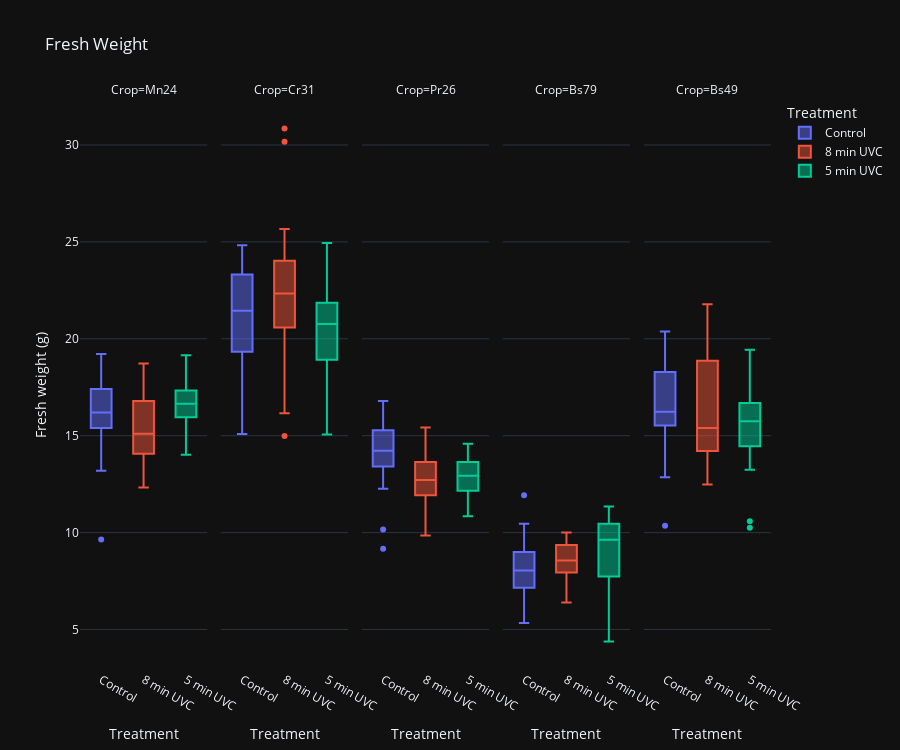

The notebook cell this image was saved under:
### Code cell
import plotly.express as px
fig = px.box(df, x="Treatment", y="Fresh weight (g)", color='Treatment', facet_col='Crop', title='Fresh Weight', height=750)
fig.show()

### Figure 1 — Plotly figure (JSON) as saved in the notebook; plotly's stock layout.template omitted (floating-point values rounded to 4 significant figures)
{"data": [{"alignmentgroup": "True", "hovertemplate": "Treatment=%{x}<br>Crop=Mn24<br>Fresh weight (g)=%{y}<extra></extra>", "legendgroup": "Control", "marker": {"color": "#636efa"}, "name": "Control", "notched": false, "offsetgroup": "Control", "orientation": "v", "showlegend": true, "x": ["Control", "Control", "Control", "Control", "Control", "Control", "Control", "Control", "Control", "Control", "Control", "Control", "Control", "Control", "Control", "Control", "Control", "Control", "Control", "Control"], "x0": " ", "xaxis": "x", "y": [15.72, 15.3, 17.55, 15.67, 16.59, 16.33, 17.57, 9.64, 18.81, 19.21, 13.19, 15.23, 15.5, 17.62, 16.19, 16.87, 14.84, 16.0, 17.28, 16.21], "y0": " ", "yaxis": "y", "type": "box"}, {"alignmentgroup": "True", "hovertemplate": "Treatment=%{x}<br>Crop=Cr31<br>Fresh weight (g)=%{y}<extra></extra>", "legendgroup": "Control", "marker": {"color": "#636efa"}, "name": "Control", "notched": false, "offsetgroup": "Control", "orientation": "v", "showlegend": false, "x": ["Control", "Control", "Control", "Control", "Control", "Control", "Control", "Control", "Control", "Control", "Control", "Control", "Control", "Control", "Control", "Control", "Control", "Control", "Control", "Control"], "x0": " ", "xaxis": "x2", "y": [19.4, 20.65, 21.98, 24.05, 17.9, 22.63, 15.09, 19.7, 21.19, 24.82, 23.12, 17.2, 23.85, 23.51, 15.98, 19.25, 21.69, 20.91, 22.08, 24.01], "y0": " ", "yaxis": "y2", "type": "box"}, {"alignmentgroup": "True", "hovertemplate": "Treatment=%{x}<br>Crop=Pr26<br>Fresh weight (g)=%{y}<extra></extra>", "legendgroup": "Control", "marker": {"color": "#636efa"}, "name": "Control", "notched": false, "offsetgroup": "Control", "orientation": "v", "showlegend": false, "x": ["Control", "Control", "Control", "Control", "Control", "Control", "Control", "Control", "Control", "Control", "Control", "Control", "Control", "Control", "Control", "Control", "Control", "Control", "Control", "Control"], "x0": " ", "xaxis": "x3", "y": [16.49, 14.31, 13.72, 13.68, 15.16, 14.9, 13.97, 10.16, 9.17, 15.4, 13.94, 13.15, 15.52, 16.79, 15.17, 12.26, 14.14, 16.67, 14.8, 13.06], "y0": " ", "yaxis": "y3", "type": "box"}, {"alignmentgroup": "True", "hovertemplate": "Treatment=%{x}<br>Crop=Bs79<br>Fresh weight (g)=%{y}<extra></extra>", "legendgroup": "Control", "marker": {"color": "#636efa"}, "name": "Control", "notched": false, "offsetgroup": "Control", "orientation": "v", "showlegend": false, "x": ["Control", "Control", "Control", "Control", "Control", "Control", "Control", "Control", "Control", "Control", "Control", "Control", "Control", "Control", "Control", "Control", "Control", "Control", "Control", "Control"], "x0": " ", "xaxis": "x4", "y": [8.83, 8.06, 5.6, 7.66, 7.3, 6.44, 8.94, 8.0, 5.33, 6.8, 10.46, 8.39, 7.88, 7.0, 8.36, 11.93, 9.67, 9.06, 10.05, 8.03], "y0": " ", "yaxis": "y4", "type": "box"}, {"alignmentgroup": "True", "hovertemplate": "Treatment=%{x}<br>Crop=Bs49<br>Fresh weight (g)=%{y}<extra></extra>", "legendgroup": "Control", "marker": {"color": "#636efa"}, "name": "Control", "notched": false, "offsetgroup": "Control", "orientation": "v", "showlegend": false, "x": ["Control", "Control", "Control", "Control", "Control", "Control", "Control", "Control", "Control", "Control", "Control", "Control", "Control", "Control", "Control", "Control", "Control", "Control", "Control", "Control"], "x0": " ", "xaxis": "x5", "y": [10.35, 18.22, 18.36, 20.38, 17.2, 15.95, 15.69, 13.57, 15.61, 16.25, 12.85, 17.84, 18.19, 15.83, 18.96, 18.41, 14.25, 16.23, 19.17, 15.44], "y0": " ", "yaxis": "y5", "type": "box"}, {"alignmentgroup": "True", "hovertemplate": "Treatment=%{x}<br>Crop=Mn24<br>Fresh weight (g)=%{y}<extra></extra>", "legendgroup": "8 min UVC", "marker": {"color": "#EF553B"}, "name": "8 min UVC", "notched": false, "offsetgroup": "8 min UVC", "orientation": "v", "showlegend": true, "x": ["8 min UVC", "8 min UVC", "8 min UVC", "8 min UVC", "8 min UVC", "8 min UVC", "8 min UVC", "8 min UVC", "8 min UVC", "8 min UVC", "8 min UVC", "8 min UVC", "8 min UVC", "8 min UVC", "8 min UVC", "8 min UVC", "8 min UVC", "8 min UVC", "8 min UVC", "8 min UVC"], "x0": " ", "xaxis": "x", "y": [14.19, 16.36, 18.48, 14.42, 17.21, 15.53, 13.87, 14.4, 12.82, 18.22, 16.16, 12.32, 17.3, 12.91, 13.95, 15.16, 18.72, 15.04, 14.23, 15.44], "y0": " ", "yaxis": "y", "type": "box"}, {"alignmentgroup": "True", "hovertemplate": "Treatment=%{x}<br>Crop=Cr31<br>Fresh weight (g)=%{y}<extra></extra>", "legendgroup": "8 min UVC", "marker": {"color": "#EF553B"}, "name": "8 min UVC", "notched": false, "offsetgroup": "8 min UVC", "orientation": "v", "showlegend": false, "x": ["8 min UVC", "8 min UVC", "8 min UVC", "8 min UVC", "8 min UVC", "8 min UVC", "8 min UVC", "8 min UVC", "8 min UVC", "8 min UVC", "8 min UVC", "8 min UVC", "8 min UVC", "8 min UVC", "8 min UVC", "8 min UVC", "8 min UVC", "8 min UVC", "8 min UVC", "8 min UVC"], "x0": " ", "xaxis": "x2", "y": [23.07, 20.69, 23.32, 20.47, 23.14, 20.44, 30.16, 22.49, 22.41, 21.72, 24.74, 21.99, 22.27, 25.66, 30.85, 16.16, 21.7, 17.87, 24.98, 14.98], "y0": " ", "yaxis": "y2", "type": "box"}, {"alignmentgroup": "True", "hovertemplate": "Treatment=%{x}<br>Crop=Pr26<br>Fresh weight (g)=%{y}<extra></extra>", "legendgroup": "8 min UVC", "marker": {"color": "#EF553B"}, "name": "8 min UVC", "notched": false, "offsetgroup": "8 min UVC", "orientation": "v", "showlegend": false, "x": ["8 min UVC", "8 min UVC", "8 min UVC", "8 min UVC", "8 min UVC", "8 min UVC", "8 min UVC", "8 min UVC", "8 min UVC", "8 min UVC", "8 min UVC", "8 min UVC", "8 min UVC", "8 min UVC", "8 min UVC", "8 min UVC", "8 min UVC", "8 min UVC", "8 min UVC", "8 min UVC"], "x0": " ", "xaxis": "x3", "y": [15.42, 13.19, 13.73, 12.15, 12.67, 9.85, 10.51, 9.9, 9.91, 11.98, 13.46, 13.77, 12.43, 12.52, 14.95, 13.15, 11.87, 12.75, 13.72, 13.57], "y0": " ", "yaxis": "y3", "type": "box"}, {"alignmentgroup": "True", "hovertemplate": "Treatment=%{x}<br>Crop=Bs79<br>Fresh weight (g)=%{y}<extra></extra>", "legendgroup": "8 min UVC", "marker": {"color": "#EF553B"}, "name": "8 min UVC", "notched": false, "offsetgroup": "8 min UVC", "orientation": "v", "showlegend": false, "x": ["8 min UVC", "8 min UVC", "8 min UVC", "8 min UVC", "8 min UVC", "8 min UVC", "8 min UVC", "8 min UVC", "8 min UVC", "8 min UVC", "8 min UVC", "8 min UVC", "8 min UVC", "8 min UVC", "8 min UVC", "8 min UVC", "8 min UVC", "8 min UVC", "8 min UVC", "8 min UVC"], "x0": " ", "xaxis": "x4", "y": [8.52, 6.39, 8.11, 6.55, 8.41, 8.74, 9.27, 9.87, 8.55, 7.47, 8.56, 8.24, 7.78, 9.71, 8.71, 10.0, 9.92, 9.12, 7.41, 9.45], "y0": " ", "yaxis": "y4", "type": "box"}, {"alignmentgroup": "True", "hovertemplate": "Treatment=%{x}<br>Crop=Bs49<br>Fresh weight (g)=%{y}<extra></extra>", "legendgroup": "8 min UVC", "marker": {"color": "#EF553B"}, "name": "8 min UVC", "notched": false, "offsetgroup": "8 min UVC", "orientation": "v", "showlegend": false, "x": ["8 min UVC", "8 min UVC", "8 min UVC", "8 min UVC", "8 min UVC", "8 min UVC", "8 min UVC", "8 min UVC", "8 min UVC", "8 min UVC", "8 min UVC", "8 min UVC", "8 min UVC", "8 min UVC", "8 min UVC", "8 min UVC", "8 min UVC", "8 min UVC", "8 min UVC", "8 min UVC"], "x0": " ", "xaxis": "x5", "y": [18.62, 19.12, 12.86, 19.62, 16.42, 12.48, 12.67, 15.31, 15.48, 14.47, 21.78, 19.71, 14.8, 19.51, 13.94, 13.9, 18.25, 14.62, 17.55, 15.21], "y0": " ", "yaxis": "y5", "type": "box"}, {"alignmentgroup": "True", "hovertemplate": "Treatment=%{x}<br>Crop=Mn24<br>Fresh weight (g)=%{y}<extra></extra>", "legendgroup": "5 min UVC", "marker": {"color": "#00cc96"}, "name": "5 min UVC", "notched": false, "offsetgroup": "5 min UVC", "orientation": "v", "showlegend": true, "x": ["5 min UVC", "5 min UVC", "5 min UVC", "5 min UVC", "5 min UVC", "5 min UVC", "5 min UVC", "5 min UVC", "5 min UVC", "5 min UVC", "5 min UVC", "5 min UVC", "5 min UVC", "5 min UVC", "5 min UVC", "5 min UVC", "5 min UVC", "5 min UVC", "5 min UVC", "5 min UVC"], "x0": " ", "xaxis": "x", "y": [19.15, 16.8, 16.2, 14.71, 17.71, 17.25, 16.0, 17.55, 14.68, 14.01, 17.4, 16.12, 17.0, 16.23, 15.89, 15.67, 16.5, 18.15, 17.15, 17.0], "y0": " ", "yaxis": "y", "type": "box"}, {"alignmentgroup": "True", "hovertemplate": "Treatment=%{x}<br>Crop=Cr31<br>Fresh weight (g)=%{y}<extra></extra>", "legendgroup": "5 min UVC", "marker": {"color": "#00cc96"}, "name": "5 min UVC", "notched": false, "offsetgroup": "5 min UVC", "orientation": "v", "showlegend": false, "x": ["5 min UVC", "5 min UVC", "5 min UVC", "5 min UVC", "5 min UVC", "5 min UVC", "5 min UVC", "5 min UVC", "5 min UVC", "5 min UVC", "5 min UVC", "5 min UVC", "5 min UVC", "5 min UVC", "5 min UVC", "5 min UVC", "5 min UVC", "5 min UVC", "5 min UVC", "5 min UVC"], "x0": " ", "xaxis": "x2", "y": [23.7, 19.48, 20.74, 22.16, 18.58, 21.18, 17.9, 19.03, 20.78, 20.06, 18.81, 22.41, 17.69, 21.51, 21.57, 15.06, 22.52, 20.84, 24.94, 20.51], "y0": " ", "yaxis": "y2", "type": "box"}, {"alignmentgroup": "True", "hovertemplate": "Treatment=%{x}<br>Crop=Pr26<br>Fresh weight (g)=%{y}<extra></extra>", "legendgroup": "5 min UVC", "marker": {"color": "#00cc96"}, "name": "5 min UVC", "notched": false, "offsetgroup": "5 min UVC", "orientation": "v", "showlegend": false, "x": ["5 min UVC", "5 min UVC", "5 min UVC", "5 min UVC", "5 min UVC", "5 min UVC", "5 min UVC", "5 min UVC", "5 min UVC", "5 min UVC", "5 min UVC", "5 min UVC", "5 min UVC", "5 min UVC", "5 min UVC", "5 min UVC", "5 min UVC", "5 min UVC", "5 min UVC", "5 min UVC"], "x0": " ", "xaxis": "x3", "y": [13.6, 12.84, 13.39, 13.01, 12.15, 11.28, 14.45, 12.85, 12.16, 14.01, 12.17, 13.69, 11.97, 13.57, 12.55, 12.09, 13.15, 10.84, 14.59, 13.91], "y0": " ", "yaxis": "y3", "type": "box"}, {"alignmentgroup": "True", "hovertemplate": "Treatment=%{x}<br>Crop=Bs79<br>Fresh weight (g)=%{y}<extra></extra>", "legendgroup": "5 min UVC", "marker": {"color": "#00cc96"}, "name": "5 min UVC", "notched": false, "offsetgroup": "5 min UVC", "orientation": "v", "showlegend": false, "x": ["5 min UVC", "5 min UVC", "5 min UVC", "5 min UVC", "5 min UVC", "5 min UVC", "5 min UVC", "5 min UVC", "5 min UVC", "5 min UVC", "5 min UVC", "5 min UVC", "5 min UVC", "5 min UVC", "5 min UVC", "5 min UVC", "5 min UVC", "5 min UVC", "5 min UVC", "5 min UVC"], "x0": " ", "xaxis": "x4", "y": [8.03, 5.55, 7.44, 5.38, 4.38, 9.73, 10.05, 8.5, 6.56, 9.64, 8.49, 8.27, 9.75, 9.61, 10.66, 10.81, 10.79, 10.24, 10.79, 11.34], "y0": " ", "yaxis": "y4", "type": "box"}, {"alignmentgroup": "True", "hovertemplate": "Treatment=%{x}<br>Crop=Bs49<br>Fresh weight (g)=%{y}<extra></extra>", "legendgroup": "5 min UVC", "marker": {"color": "#00cc96"}, "name": "5 min UVC", "notched": false, "offsetgroup": "5 min UVC", "orientation": "v", "showlegend": false, "x": ["5 min UVC", "5 min UVC", "5 min UVC", "5 min UVC", "5 min UVC", "5 min UVC", "5 min UVC", "5 min UVC", "5 min UVC", "5 min UVC", "5 min UVC", "5 min UVC", "5 min UVC", "5 min UVC", "5 min UVC", "5 min UVC", "5 min UVC", "5 min UVC", "5 min UVC", "5 min UVC"], "x0": " ", "xaxis": "x5", "y": [16.45, 15.35, 16.33, 15.19, 17.78, 10.59, 16.92, 14.04, 16.1, 15.16, 13.58, 15.5, 17.2, 19.43, 14.88, 16.0, 13.24, 10.25, 16.9, 16.48], "y0": " ", "yaxis": "y5", "type": "box"}], "layout": {"xaxis": {"anchor": "y", "domain": [0.0, 0.184], "title": {"text": "Treatment"}, "categoryorder": "array", "categoryarray": ["Control", "8 min UVC", "5 min UVC"]}, "yaxis": {"anchor": "x", "domain": [0.0, 1.0], "title": {"text": "Fresh weight (g)"}}, "xaxis2": {"anchor": "y2", "domain": [0.204, 0.388], "matches": "x", "title": {"text": "Treatment"}, "categoryorder": "array", "categoryarray": ["Control", "8 min UVC", "5 min UVC"]}, "yaxis2": {"anchor": "x2", "domain": [0.0, 1.0], "matches": "y", "showticklabels": false}, "xaxis3": {"anchor": "y3", "domain": [0.408, 0.592], "matches": "x", "title": {"text": "Treatment"}, "categoryorder": "array", "categoryarray": ["Control", "8 min UVC", "5 min UVC"]}, "yaxis3": {"anchor": "x3", "domain": [0.0, 1.0], "matches": "y", "showticklabels": false}, "xaxis4": {"anchor": "y4", "domain": [0.612, 0.796], "matches": "x", "title": {"text": "Treatment"}, "categoryorder": "array", "categoryarray": ["Control", "8 min UVC", "5 min UVC"]}, "yaxis4": {"anchor": "x4", "domain": [0.0, 1.0], "matches": "y", "showticklabels": false}, "xaxis5": {"anchor": "y5", "domain": [0.816, 1.0], "matches": "x", "title": {"text": "Treatment"}, "categoryorder": "array", "categoryarray": ["Control", "8 min UVC", "5 min UVC"]}, "yaxis5": {"anchor": "x5", "domain": [0.0, 1.0], "matches": "y", "showticklabels": false}, "annotations": [{"font": {}, "showarrow": false, "text": "Crop=Mn24", "x": 0.092, "xanchor": "center", "xref": "paper", "y": 1.0, "yanchor": "bottom", "yref": "paper"}, {"font": {}, "showarrow": false, "text": "Crop=Cr31", "x": 0.296, "xanchor": "center", "xref": "paper", "y": 1.0, "yanchor": "bottom", "yref": "paper"}, {"font": {}, "showarrow": false, "text": "Crop=Pr26", "x": 0.5, "xanchor": "center", "xref": "paper", "y": 1.0, "yanchor": "bottom", "yref": "paper"}, {"font": {}, "showarrow": false, "text": "Crop=Bs79", "x": 0.704, "xanchor": "center", "xref": "paper", "y": 1.0, "yanchor": "bottom", "yref": "paper"}, {"font": {}, "showarrow": false, "text": "Crop=Bs49", "x": 0.908, "xanchor": "center", "xref": "paper", "y": 1.0, "yanchor": "bottom", "yref": "paper"}], "legend": {"title": {"text": "Treatment"}, "tracegroupgap": 0}, "title": {"text": "Fresh Weight"}, "boxmode": "overlay", "height": 750}}
